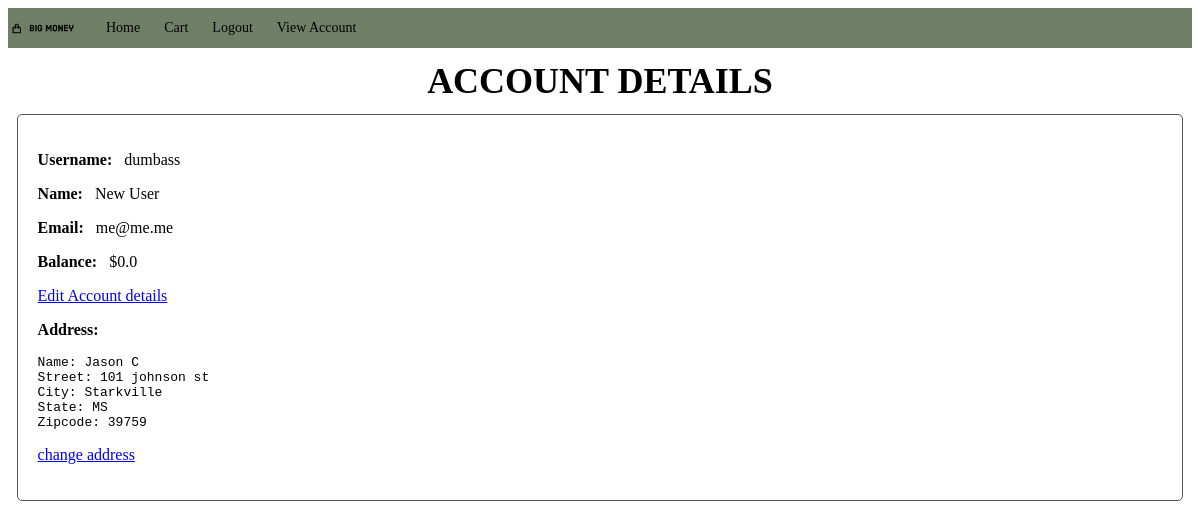
Page /view_account/ (signed in) on the committed database.
### bigMoney/models.py (models this page shows, shortened)
class User(AbstractUser):
    USER_ROLES = (
        ("S", "Seller"),
        ("C", "Customer")
    )
    role = models.CharField(max_length=1, blank=False, choices=USER_ROLES, default="S")
    email = models.EmailField(max_length=255, default="")
    name = models.CharField(max_length=255, default="New User")
    balance = models.FloatField(default=0.0)
    address = models.ForeignKey(Address, on_delete=models.CASCADE, null=True)
    available_merch = models.ManyToManyField(merchandise, default=None)
    ShoppingCart = models.ForeignKey(shoppingCart, on_delete=models.CASCADE, null=True)
    Orders = models.ManyToManyField(Order, default=None)
    is_approved = models.BooleanField(default=None, null=True)

class Address(models.Model):
    RecipiantName = models.CharField(max_length=255)
    StreetAddress = models.CharField(max_length=255)
    City = models.CharField(max_length=255)
    State = models.CharField(max_length=20)
    zipcode = models.IntegerField()
    def __str__(self):
        return f"""<pre>Name: {self.RecipiantName}
Street: {self.StreetAddress}
City: {self.City}
State: {self.State}
Zipcode: {self.zipcode}</pre>
        """

### bigMoney/views.py (the view)
# urls.py: path("view_account/", views.view_account_details, name="view-account"),
@login_required
def view_account_details(request):
    user = request.user
    context = {
        'username': user.username,
        'name': user.name,
        'email': user.email,
        'balance': user.balance,
        'address': user.address,
    }
    return render(request, "view_account_details.html", context)

### bigMoney/templates/view_account_details.html
{% extends 'base.html' %}
{% block content %}
    <h1 class='page-title'>Account Details</h1>
    <div class=form>
        <p><strong class="descriptor">Username:</strong> {{ username }}</p>
        <p><strong class="descriptor">Name:</strong> {{ name }}</p>
        <p><strong class="descriptor">Email:</strong> {{ email }}</p>
        <p><strong class="descriptor">Balance:</strong> ${{balance}}</p>
        <p class="edit-link"><a href="{% url 'edit-account' %}">Edit Account details</a></p>
        <p><strong class="descriptor">Address:</strong> {{address|safe}}</p>
        <p class="edit-link"><a href="{% url 'change-address' %}">change address</a></p>
    </div>
{% endblock %}

### bigMoney/static/styling/styles.css (style rules this page uses)
.page-title { font-family: 'Times New Roman', "Georgia", "Arial"; font-size: 36px; font-weight: bold; text-align: center; margin: 12px 0; text-transform: uppercase; }
.form { width: 95%; margin: 0 auto; padding: 20px; border: 1px solid #555; border-radius: 5px; }
.edit-link { font-size: 10; font-family: 'Times New Roman', "Georgia", "Arial"; }
.descriptor { font-weight: bold; margin-right: 8px; font-family: 'Times New Roman', "Georgia", "Arial"; }

### rows in the picture
User: username "dumbass", name "New User", email "me@me.me", balance "0.0"
Address: RecipiantName+StreetAddress+City "Name: Jason C Street: 101 johnson st City: Starkville State: MS Zipcode: 39759"
